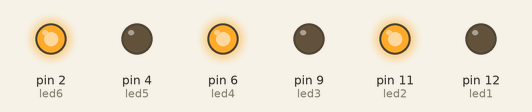
Bench run of a sketch on a simulated Arduino Uno, built with avr-gcc and run on an emulated ATmega328P. Shown: output pins drawn as LEDs (lit = HIGH).

Above: at 0.1 s.
At 1.1 s:
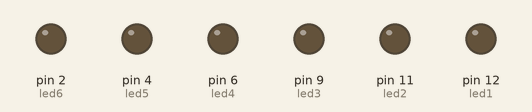
At 20.1 s:
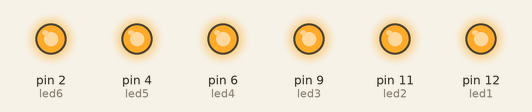
At 39.1 s:
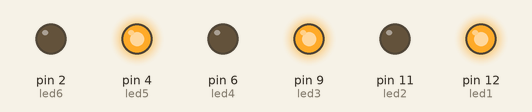
Timing chart, 0 to 40.0 s (numbered marks = the images above):
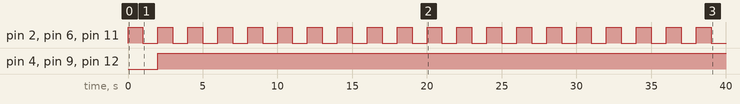

The sketch:

led_pattern5.ino
```cpp
//pin declartaion
//pin mode declaration
//pin data declaration
int led1 = 12;
int led2 = 11;
int led3 = 9;
int led4 = 6;
int led5 = 4;
int led6 = 2;

void setup()
{
    pinMode(led1, OUTPUT);
    pinMode(led2, OUTPUT);
    pinMode(led3, OUTPUT);
    pinMode(led4, OUTPUT);
    pinMode(led5, OUTPUT);
    pinMode(led6, OUTPUT);
}
void loop()
{
    digitalWrite(led2, HIGH);
    digitalWrite(led4, HIGH);
    digitalWrite(led6, HIGH);
    delay(1000);
    digitalWrite(led2, LOW);
    digitalWrite(led4, LOW);
    digitalWrite(led6, LOW);
    delay(1000);

    digitalWrite(led1, HIGH);
    digitalWrite(led3, HIGH);
    digitalWrite(led5, HIGH);
}
```

Measured:
- by itself, pin 2 (led6), pin 6 (led4), pin 11 (led2): alternates HIGH for 1.0 s and LOW for 1.0 s
- by itself, pin 4 (led5), pin 9 (led3), pin 12 (led1): LOW → HIGH at 2.0 s
